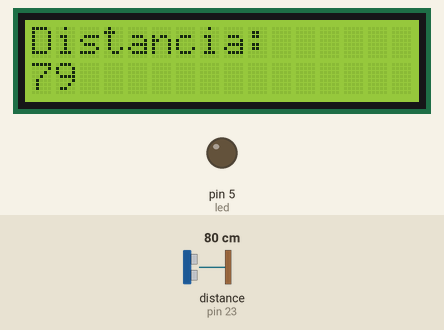
Recording of a sketch running on a simulated Arduino Mega 2560, built with avr-gcc and run on an emulated ATmega2560. On the bench: 16×2 character LCD, output pins drawn as LEDs (lit = HIGH). Wiring (inferred from the names in the program): ultrasonic range finder: trigger pin 22; echo pin 23. The test bench sets the inputs (shaded band); at power-on: distance to the obstacle (sensor on pin 23) 80 cm. The echo pulse lasts 58.3 µs per cm; pins used as bus, display or sensor lines are not drawn.

Above: at 1.2 s.
1.3 s: distance to the obstacle (sensor on pin 23) set to 24 cm
At 1.51 s:
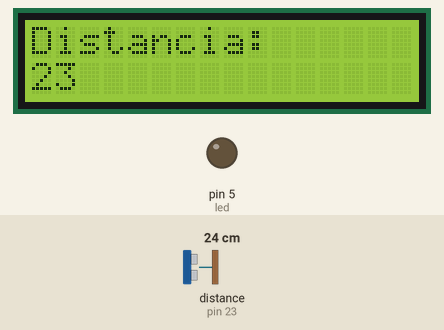
3.5 s: distance to the obstacle (sensor on pin 23) set to 20 cm
At 3.92 s:
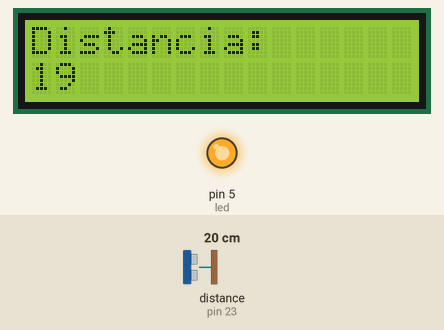
5.5 s: distance to the obstacle (sensor on pin 23) set to 2 cm
At 5.66 s:
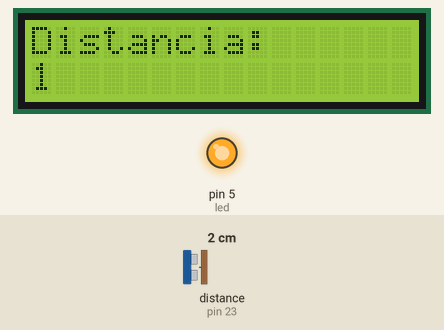
Timing chart, 0 to 8.5 s (numbered marks = the images above; inputs shaded):
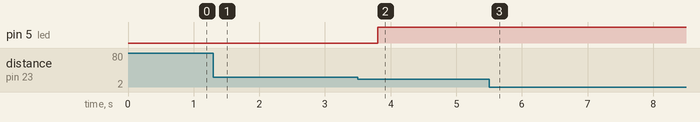

Measured:
- the behaviour switches between 22 and 21 cm on distance to the obstacle (sensor on pin 23) (found by bisection; images 1 and 2)
- after the input at 1.3 s, the display: first differs from a run without the input after 0.11 s (image 1)
- after the input at 3.5 s, pin 5 (led): LOW → HIGH after 0.30 s; the display: first differs from a run without the input after 0.10 s (image 2)
- after the input at 5.5 s, the display: first differs from a run without the input after 0.06 s (image 3)

The sketch:

LCDUltrasonico.ino
```cpp
#include <LiquidCrystal_I2C.h>
LiquidCrystal_I2C lcd(0x27, 16, 2); //Pantalla con direccion 0x27
//Variables
int Trigger = 22;
int Echo = 23;

int tiempo;
int distancia;
int led = 5;

void setup() {
  pinMode(Trigger, OUTPUT); //Emitir el pulso
  pinMode(Echo, INPUT);
  pinMode(led, OUTPUT);
  lcd.init(); //Inicializar el LCD
  lcd.backlight(); //Encender la luz de fondo.
}

void loop() {
  digitalWrite(Trigger, HIGH); //Disparar la señal
  delay(1);
  digitalWrite(Trigger, LOW);//Apagar señal

  tiempo = pulseIn(Echo, HIGH);
  distancia = tiempo / 58.2;

  lcd.setCursor(0, 0);
  lcd.print("Distancia:");
  lcd.setCursor(0, 1);
  lcd.print(distancia); //Mostrar distancia en la pantalla
  delay(200);
  lcd.clear(); //Limpiar pantalla de cualquier texto

  //Encender Led con una distancia menor a 20
  if (distancia <= 20) {
    digitalWrite(led, HIGH);
  } else {
    digitalWrite(led, LOW);
  }


}
```
